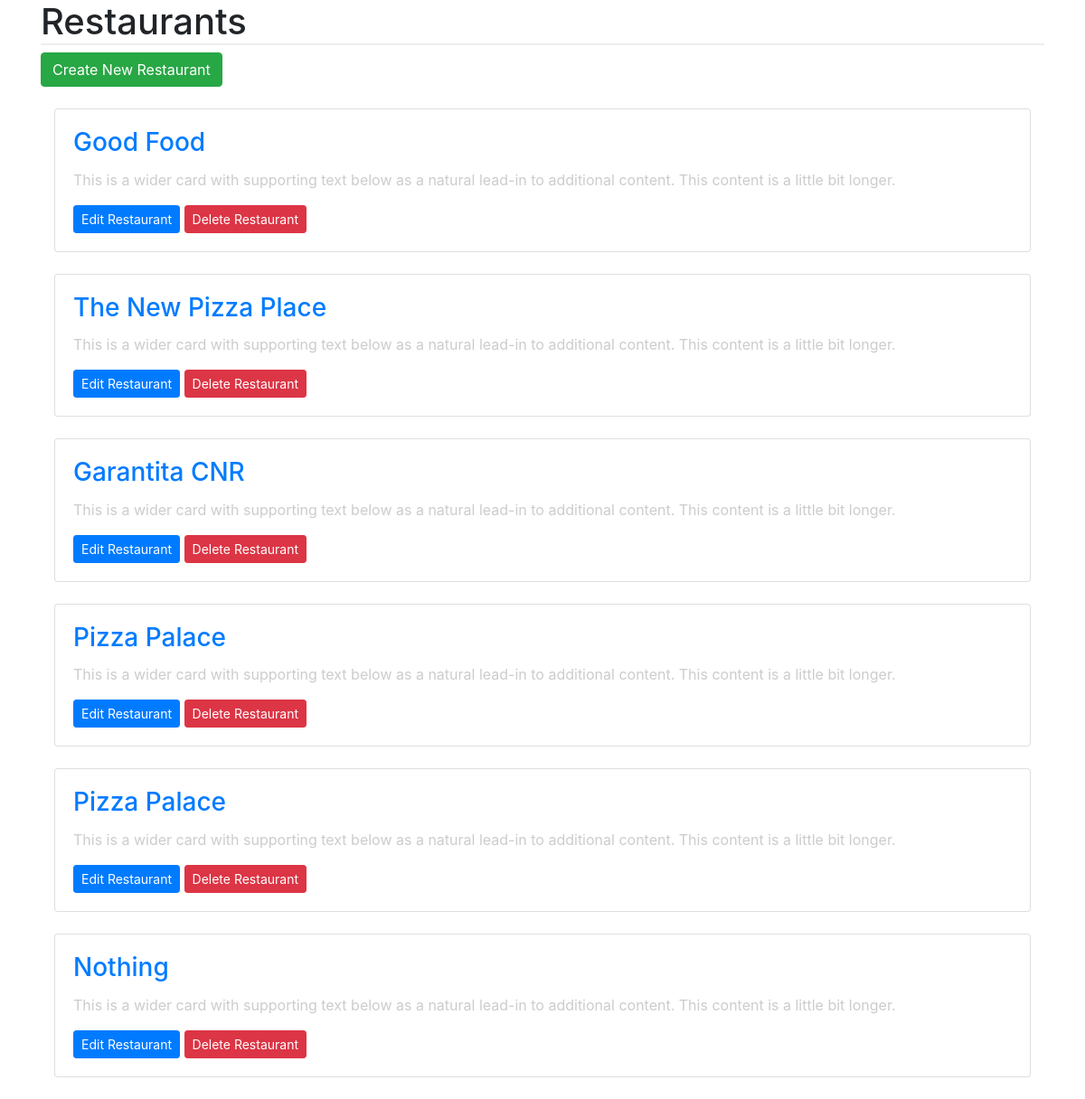
The page /restaurants/ on the database as committed earlier.
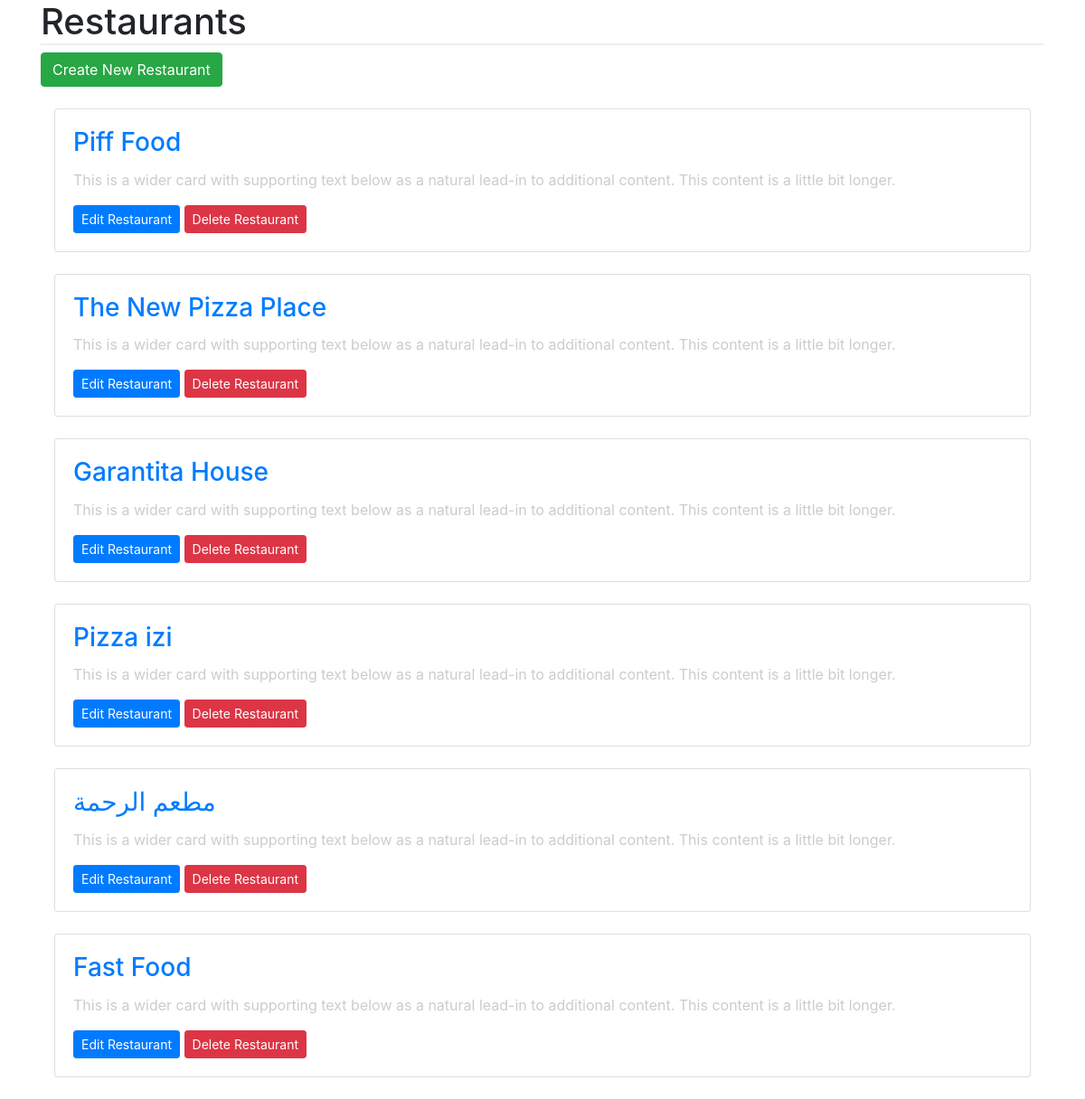
The same page on the database as committed later.
### database_setup.py (models this page shows, shortened)
class Restaurant(Base):
    __tablename__ = 'restaurant'
    name = Column(String(80), nullable=False)
    id = Column(Integer, primary_key=True)

### finalProject.py (the view)
@app.route('/')
@app.route('/restaurants/')
def showRestaurants():
    restaurants = session.query(Restaurant).all()
    return render_template("restaurants.html", restaurants=restaurants)

### templates/restaurants.html (shortened to what this page needs)
{% include 'layouts/header.html' %}
	<div class="container">
		<h1>Restaurants</h1>
		<div class = 'container'>
			<div class="row">
				<a type="button" class="btn btn-success" href = '{{url_for('newRestaurant') }}'>Create New Restaurant</a>
			</div>
			<br>
			{% for restaurant in restaurants %}
				<div class="row">
					<div class="col">
						<div class="card">
							<div class="card-body">
							<h5 class="card-title"><a href = "{{url_for('showMenu', restaurant_id = restaurant.id)}}"> <h3>{{restaurant.name}}</h3></a></h5>
							<p class="card-text">This is a wider card with supporting text below as a natural lead-in to additional content. This content is a little bit longer.</p>
							<p class="card-text">
								<a type="button" class="btn btn-primary  btn-sm" href = "{{url_for('editRestaurant',restaurant_id = restaurant.id)}}">Edit Restaurant</a>
								<a type="button" class="btn btn-danger btn-sm" href = "{{url_for('deleteRestaurant',restaurant_id = restaurant.id)}}">Delete Restaurant</a></p>
							</div>
						</div>
					</div>
				</div>
				<br>
			{% endfor %}
		</div>
	</div>
{% include 'layouts/footer.html' %}

### templates/layouts/header.html (shortened to what this page needs)
<html>
<head>
	<link rel=stylesheet type=text/css href="{{ url_for('static', filename='styles.css') }}">
    <link rel="stylesheet" href="https://maxcdn.bootstrapcdn.com/bootstrap/4.0.0/css/bootstrap.min.css">
</head>
<body>

### templates/layouts/footer.html
</body>
</html>

### static/styles.css (style rules this page uses)
body { font-family: sans-serif; background-color: #c5b1ab }
h1, h2, h3, h4 { color: #ffffff; }
h1, h2 { font-family: 'georgia', serif; margin: 0; }
h1 { border-bottom: 2px solid #eee; }
p, dd, dt { color: #cccccc; }
a { text-decoration: none; color: #ffc38a; font-size: .75em; }

Rows that differ between the two databases and show on the page:
changed Restaurant: name "Good Food" → "Piff Food"
changed Restaurant: name "Garantita CNR" → "Garantita House"
changed Restaurant: name "Pizza Palace" → "Pizza izi"
changed Restaurant: name "Pizza Palace" → "مطعم الرحمة"
changed Restaurant: name "Nothing" → "Fast Food"
